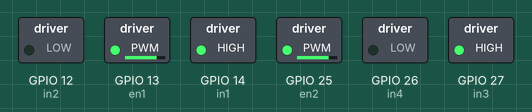
This sketch was run on a simulated ESP32. Parts: switched loads named in the sketch (green lamp = pin HIGH).

Above: at 0.1 s.
Timing chart, 0 to 1.6 s (numbered marks = the images above):
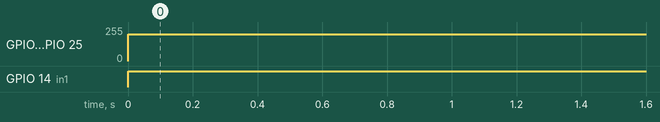

Measured:
- by itself, GPIO 13 (en1), GPIO 25 (en2): 0/255 → 200/255 at 0.00 s
- by itself, GPIO 14 (in1): LOW → HIGH at 0.00 s

The sketch:

real_test.ino
```cpp
// Motor control pins for ESP32
const int en1 = 13;
const int in1 = 14;
const int in2 = 12;
const int en2 = 25;
const int in3 = 27;
const int in4 = 26;

// Encoder pins for ESP32
const int leftEncoderPinA = 33;
const int leftEncoderPinB = 32;
const int rightEncoderPinA = 35;
const int rightEncoderPinB = 34;

// Variables for encoder counts
volatile long leftEncoderCount = 0;
volatile long rightEncoderCount = 0;

// Variables for PID Control
long previousTime = 0;
float ePrevious = 0;
float eIntegral = 0;

void setup() {
  Serial.begin(115200);

  // Set pin modes
  pinMode(en1, OUTPUT);
  pinMode(in1, OUTPUT);
  pinMode(in2, OUTPUT);
  pinMode(en2, OUTPUT);
  pinMode(in3, OUTPUT);
  pinMode(in4, OUTPUT);

  pinMode(leftEncoderPinA, INPUT);
  pinMode(leftEncoderPinB, INPUT);
  pinMode(rightEncoderPinA, INPUT);
  pinMode(rightEncoderPinB, INPUT);


}

void loop() {
  float speed1 = 200;
  digitalWrite(in3, HIGH);
  digitalWrite(in4, LOW);
  analogWrite(en2, speed1); // Change the PWM value as needed
  digitalWrite(in1, HIGH);
  digitalWrite(in2, LOW);
  analogWrite(en1, speed1); // Change the PWM value as needed


}
```
